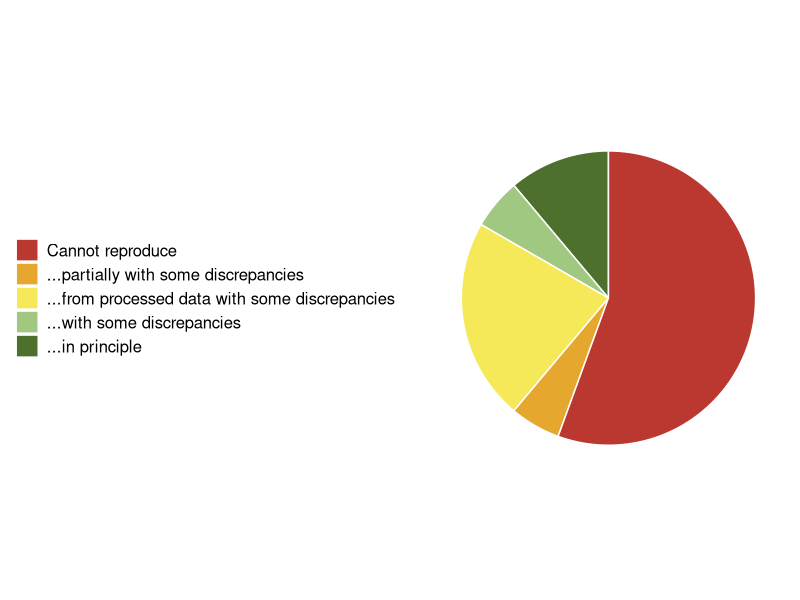
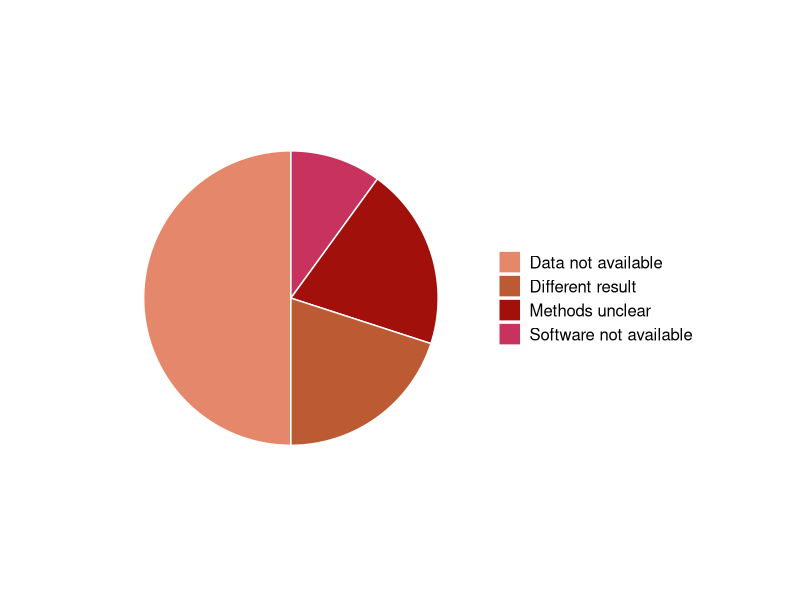

The R script that drew these images, in order:
## ---- chunk 1
library(ggplot2)
library(gtable)
blank_theme <- theme_minimal()+
  theme(
  axis.title.x = element_blank(),
  axis.title.y = element_blank(),
  panel.border = element_blank(),
  panel.grid=element_blank(),
  axis.ticks = element_blank(),
  legend.title = element_blank()
  )
## ---- chunk 2
# Create the Ioannidis dataframe
df <- data.frame(
  result = c("...in principle", "...with some discrepancies", "...from processed data with some discrepancies", "...partially with some discrepancies", "Cannot reproduce"),
  value = c(2, 1, 4, 1, 10)
  )
df$result <- factor(df$result, levels=c("...in principle", "...with some discrepancies", "...from processed data with some discrepancies", "...partially with some discrepancies", "Cannot reproduce"))
## ---- chunk 3
# Create the second dataframe
data_df <- data.frame(
  result = c("Data not available", "Software not available", "Methods unclear", "Different result"),
  value = c(5, 1, 2, 2)
)
## ---- chunk 4
pie1_cols <- c("#4D702D","#A1C880","#F5E959","#E6A72E","#BA382F")
bp <- ggplot(df, aes(x="", y=value, fill=result)) + geom_bar(width = 1, stat = "identity", color = "white")  
pie1 <- bp + coord_polar("y", start = 0) + scale_fill_manual(values = pie1_cols) + blank_theme +
  theme(axis.text.x=element_blank(), legend.text=element_text(size=12), legend.position = 'left') + guides(fill = guide_legend(reverse = TRUE))
## ---- chunk 5
pie1
## ---- chunk 6
pie2_cols <- c("#E5876B","#BC5B33","#A2100C","#C8325E")
bp2 <- ggplot(data_df, aes(x="", y=value, fill=result)) + geom_bar(width = 1, stat = "identity", color = "white") 
pie2 <- bp2 + coord_polar("y", start=0) + scale_fill_manual(values = pie2_cols) + blank_theme +
  theme(axis.text.x=element_blank(),  legend.position = 'right', legend.text=element_text(size=12), legend.direction = "vertical", plot.margin= grid::unit(c(5,5,5,5), 'lines'))
## ---- chunk 7
pie2
